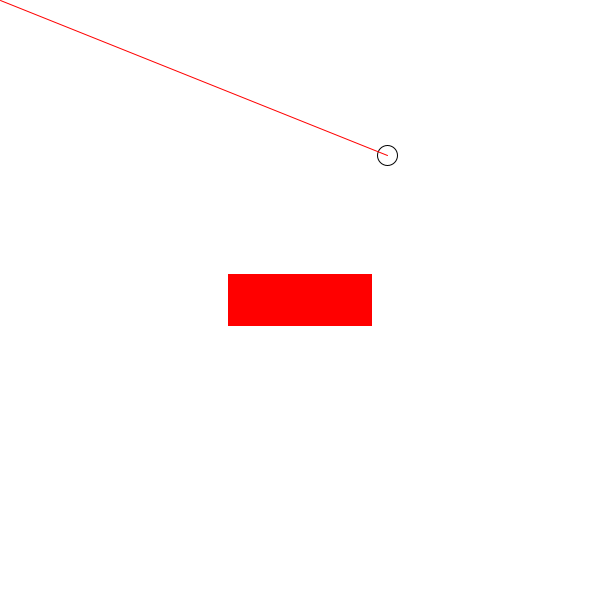
Frame 1 (no input)
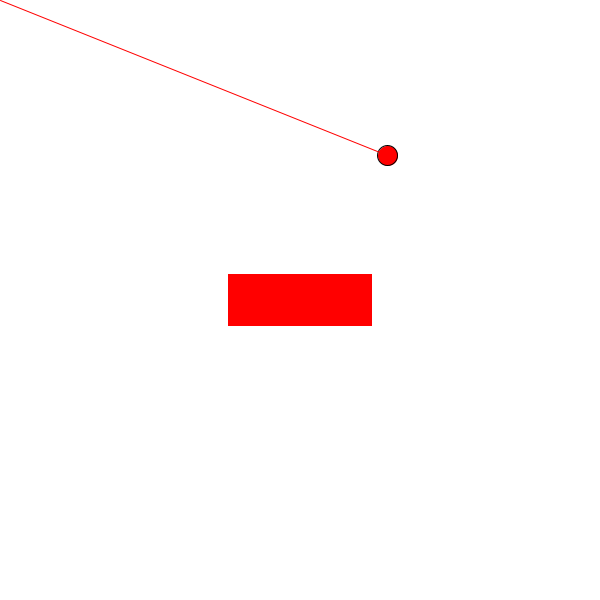
Frame 60 (the mouse pressed at the canvas centre just before this capture)
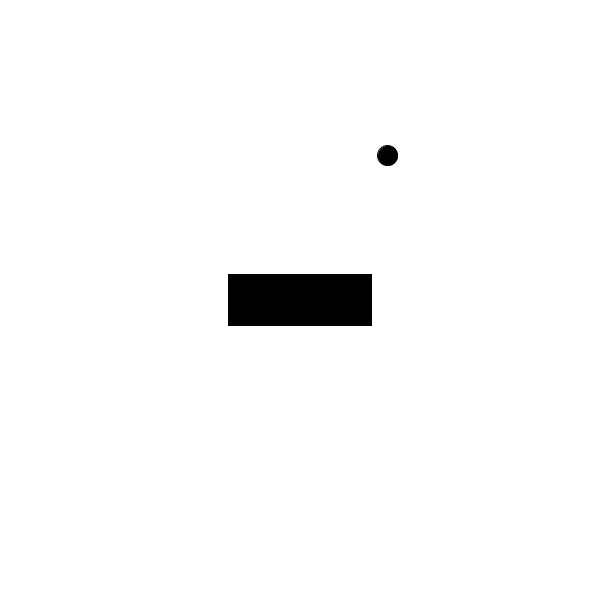
Frame 120 (the mouse held since frame 60 and released just before this capture)

The Processing sketch that drew these frames (run headless with seeded random() and noise(); from frame 60 on, the mouse is pressed at the canvas centre):

// Processing sketch: lineOfSightAroundARectangleMain
// ── lineOfSightAroundARectangleMain.pde
//Dan Schellenberg
//May 21, 2015
//This is an adaptation of the line intersection code found here:
// http://processingjs.org/learning/custom/intersect/
//Could be useful for controlling when an enemy follows a protagonist.

float lineX1, lineY1, lineX2, lineY2;
float rectX, rectY, rectWidth, rectHeight;
RectLineOfSight sightTest; 

void setup() {
  size(600,600);
  
  lineX1 = random(width);
  lineY1 = random(height);
  lineX2 = width/2;
  lineY2 = height/2;
  
  rectX = width/2; //random(width);
  rectY = height/2; //random(height);
  rectWidth = random(20,150);
  rectHeight = random(20,150);
  
  sightTest = new RectLineOfSight();
  sightTest.setRect(rectX, rectY, rectWidth, rectHeight, "CENTER");
}

void draw() {
  //update state
  lineX2 = mouseX;
  lineY2 = mouseY;
  sightTest.setTargetLocation(lineX2, lineY2);
  sightTest.setEnemyLocation(lineX1,lineY1);
  
  //update display
  background(255);
  stroke(0);
  ellipse(lineX1, lineY1, 20, 20);
  fill(0);
  if (sightTest.hasLineOfSight() ) {
    fill(255,0,0);
    stroke(255,0,0);
    line(lineX1, lineY1, lineX2, lineY2);
  }
  sightTest.drawRect();
}
// ── RectLineOfSight.pde
class RectLineOfSight {
  int DONT_INTERSECT, COLLINEAR, DO_INTERSECT;
  float x, y;
  int intersected;
  float rx1, ry1, rx2, ry2, rx3, ry3, rx4, ry4;
  float lx1, ly1, lx2, ly2;

  RectLineOfSight() {
    DONT_INTERSECT = 0;
    COLLINEAR = 1;
    DO_INTERSECT = 2;
    x = 0; 
    y = 0;
  }
  
  void setTargetLocation(float x, float y) {
    lx1 = x;
    ly1 = y;
  }
  
  void setEnemyLocation(float x, float y) {
    lx2 = x;
    ly2 = y;
  }
  
  void setRect(float rectX, float rectY, float rectW, float rectH, String theMode) {
    if (theMode == "CENTER") {
      rx1 = rectX - rectW/2;
      rx2 = rectX + rectW/2;
      rx3 = rectX - rectW/2;
      rx4 = rectX + rectW/2;
      
      ry1 = rectY - rectH/2;
      ry2 = rectY - rectH/2; 
      ry3 = rectY + rectH/2;
      ry4 = rectY + rectH/2;
    }
    else if (theMode == "CORNER") {
      rx1 = rectX;
      ry1 = rectY;
      rx2 = rectX + rectW;
      ry2 = rectY;
      rx3 = rectX;
      ry3 = rectY + rectH;
      rx4 = rectX + rectW;
      ry4 = rectY + rectH;
    }
    else if (theMode == "CORNERS") {
      rx1 = rectX;
      ry1 = rectY;
      rx2 = rectW;
      ry2 = rectY;
      rx3 = rectX;
      ry3 = rectH;
      rx4 = rectW;
      ry4 = rectH; 
    }
  }

  void drawRect() {
    rectMode(CORNERS);
    rect(rx1,ry1,rx4,ry4);
  }

  int doLinesIntersect(float x1, float y1, float x2, float y2, float x3, float y3, float x4, float y4) {

    float a1, a2, b1, b2, c1, c2;
    float r1, r2, r3, r4;
    float denom, offset, num;

    // Compute a1, b1, c1, where line joining points 1 and 2
    // is "a1 x + b1 y + c1 = 0".
    a1 = y2 - y1;
    b1 = x1 - x2;
    c1 = (x2 * y1) - (x1 * y2);

    // Compute r3 and r4.
    r3 = ((a1 * x3) + (b1 * y3) + c1);
    r4 = ((a1 * x4) + (b1 * y4) + c1);

    // Check signs of r3 and r4. If both point 3 and point 4 lie on
    // same side of line 1, the line segments do not intersect.
    if ((r3 != 0) && (r4 != 0) && same_sign(r3, r4)) {
      return DONT_INTERSECT;
    }

    // Compute a2, b2, c2
    a2 = y4 - y3;
    b2 = x3 - x4;
    c2 = (x4 * y3) - (x3 * y4);

    // Compute r1 and r2
    r1 = (a2 * x1) + (b2 * y1) + c2;
    r2 = (a2 * x2) + (b2 * y2) + c2;

    // Check signs of r1 and r2. If both point 1 and point 2 lie
    // on same side of second line segment, the line segments do
    // not intersect.
    if ((r1 != 0) && (r2 != 0) && (same_sign(r1, r2))) {
      return DONT_INTERSECT;
    }

    //Line segments intersect: compute intersection point.
    denom = (a1 * b2) - (a2 * b1);

    if (denom == 0) {
      return COLLINEAR;
    }

    if (denom < 0) { 
      offset = -denom / 2;
    } else {
      offset = denom / 2 ;
    }

    // The denom/2 is to get rounding instead of truncating. It
    // is added or subtracted to the numerator, depending upon the
    // sign of the numerator.
    num = (b1 * c2) - (b2 * c1);
    if (num < 0) {
      x = (num - offset) / denom;
    } else {
      x = (num + offset) / denom;
    }

    num = (a2 * c1) - (a1 * c2);
    if (num < 0) {
      y = ( num - offset) / denom;
    } else {
      y = (num + offset) / denom;
    }

    // lines_intersect
    return DO_INTERSECT;
  }

  boolean same_sign(float a, float b) {
    return (( a * b) >= 0);
  }
  
  boolean hasLineOfSight() {
    if ( doLinesIntersect(lx1,ly1,lx2,ly2, rx1,ry1,rx2,ry2) == DO_INTERSECT  ||
         doLinesIntersect(lx1,ly1,lx2,ly2, rx1,ry1,rx3,ry3) == DO_INTERSECT  ||
         doLinesIntersect(lx1,ly1,lx2,ly2, rx2,ry2,rx4,ry4) == DO_INTERSECT  ||
         doLinesIntersect(lx1,ly1,lx2,ly2, rx3,ry3,rx4,ry4) == DO_INTERSECT
    ) {
      return false;
    }
    else {
      return true;
    }
  }
  
}
